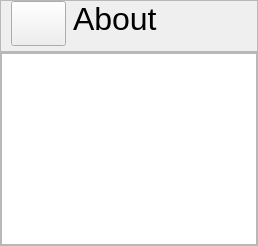
      <widget class="QWidget" name="about_page">
       <layout class="QVBoxLayout" name="verticalLayout_10">
        <property name="spacing">
         <number>0</number>
        </property>
        <property name="leftMargin">
         <number>0</number>
        </property>
        <property name="topMargin">
         <number>0</number>
        </property>
        <property name="rightMargin">
         <number>0</number>
        </property>
        <property name="bottomMargin">
         <number>0</number>
        </property>
        <item>
         <widget class="QFrame" name="about_header">
          <property name="frameShape">
           <enum>QFrame::StyledPanel</enum>
          </property>
          <property name="frameShadow">
           <enum>QFrame::Raised</enum>
          </property>
          <layout class="QHBoxLayout" name="horizontalLayout_8">
           <property name="spacing">
            <number>7</number>
           </property>
           <property name="leftMargin">
            <number>10</number>
           </property>
           <property name="topMargin">
            <number>0</number>
           </property>
           <property name="rightMargin">
            <number>0</number>
           </property>
           <property name="bottomMargin">
            <number>5</number>
           </property>
           <item alignment="Qt::AlignTop">
            <widget class="QPushButton" name="go_back_pushButton">
             <property name="sizePolicy">
              <sizepolicy hsizetype="Fixed" vsizetype="Fixed">
               <horstretch>0</horstretch>
               <verstretch>0</verstretch>
              </sizepolicy>
             </property>
             <property name="minimumSize">
              <size>
               <width>55</width>
               <height>45</height>
              </size>
             </property>
             <property name="cursor">
              <cursorShape>PointingHandCursor</cursorShape>
             </property>
             <property name="toolTip">
              <string>back</string>
             </property>
             <property name="text">
              <string/>
             </property>
             <property name="icon">
              <iconset>
               <normaloff>../../folder-organizer/icons/back.svg</normaloff>../../folder-organizer/icons/back.svg</iconset>
             </property>
             <property name="iconSize">
              <size>
               <width>30</width>
               <height>30</height>
              </size>
             </property>
            </widget>
           </item>
           <item alignment="Qt::AlignTop">
            <widget class="QLabel" name="label_8">
             <property name="sizePolicy">
              <sizepolicy hsizetype="Expanding" vsizetype="Preferred">
               <horstretch>0</horstretch>
               <verstretch>0</verstretch>
              </sizepolicy>
             </property>
             <property name="font">
              <font>
               <pointsize>24</pointsize>
              </font>
             </property>
             <property name="text">
              <string>About</string>
             </property>
            </widget>
           </item>
          </layout>
         </widget>
        </item>
        <item>
         <widget class="QFrame" name="about_body">
          <property name="sizePolicy">
           <sizepolicy hsizetype="Preferred" vsizetype="Expanding">
            <horstretch>0</horstretch>
            <verstretch>0</verstretch>
           </sizepolicy>
          </property>
          <property name="frameShape">
           <enum>QFrame::StyledPanel</enum>
          </property>
          <property name="frameShadow">
           <enum>QFrame::Raised</enum>
          </property>
          <layout class="QGridLayout" name="gridLayout_4">
           <property name="leftMargin">
            <number>0</number>
           </property>
           <property name="topMargin">
            <number>0</number>
           </property>
           <property name="rightMargin">
            <number>0</number>
           </property>
           <property name="bottomMargin">
            <number>0</number>
           </property>
           <property name="spacing">
            <number>0</number>
           </property>
           <item row="0" column="0">
            <widget class="QTextBrowser" name="about_textBrowser">
             <property name="html">
              <string>&lt;!DOCTYPE HTML PUBLIC &quot;-//W3C//DTD HTML 4.0//EN&quot; &quot;http://www.w3.org/TR/REC-html40/strict.dtd&quot;&gt;
&lt;html&gt;&lt;head&gt;&lt;meta name=&quot;qrichtext&quot; content=&quot;1&quot; /&gt;&lt;style type=&quot;text/css&quot;&gt;
p, li { white-space: pre-wrap; }
&lt;/style&gt;&lt;/head&gt;&lt;body style=&quot; font-family:'MS Shell Dlg 2'; font-size:7.8pt; font-weight:400; font-style:normal;&quot;&gt;
&lt;p style=&quot;-qt-paragraph-type:empty; margin-top:0px; margin-bottom:0px; margin-left:0px; margin-right:0px; -qt-block-indent:0; text-indent:0px;&quot;&gt;&lt;br /&gt;&lt;/p&gt;&lt;/body&gt;&lt;/html&gt;</string>
             </property>
            </widget>
           </item>
          </layout>
         </widget>
        </item>
       </layout>
      </widget>
